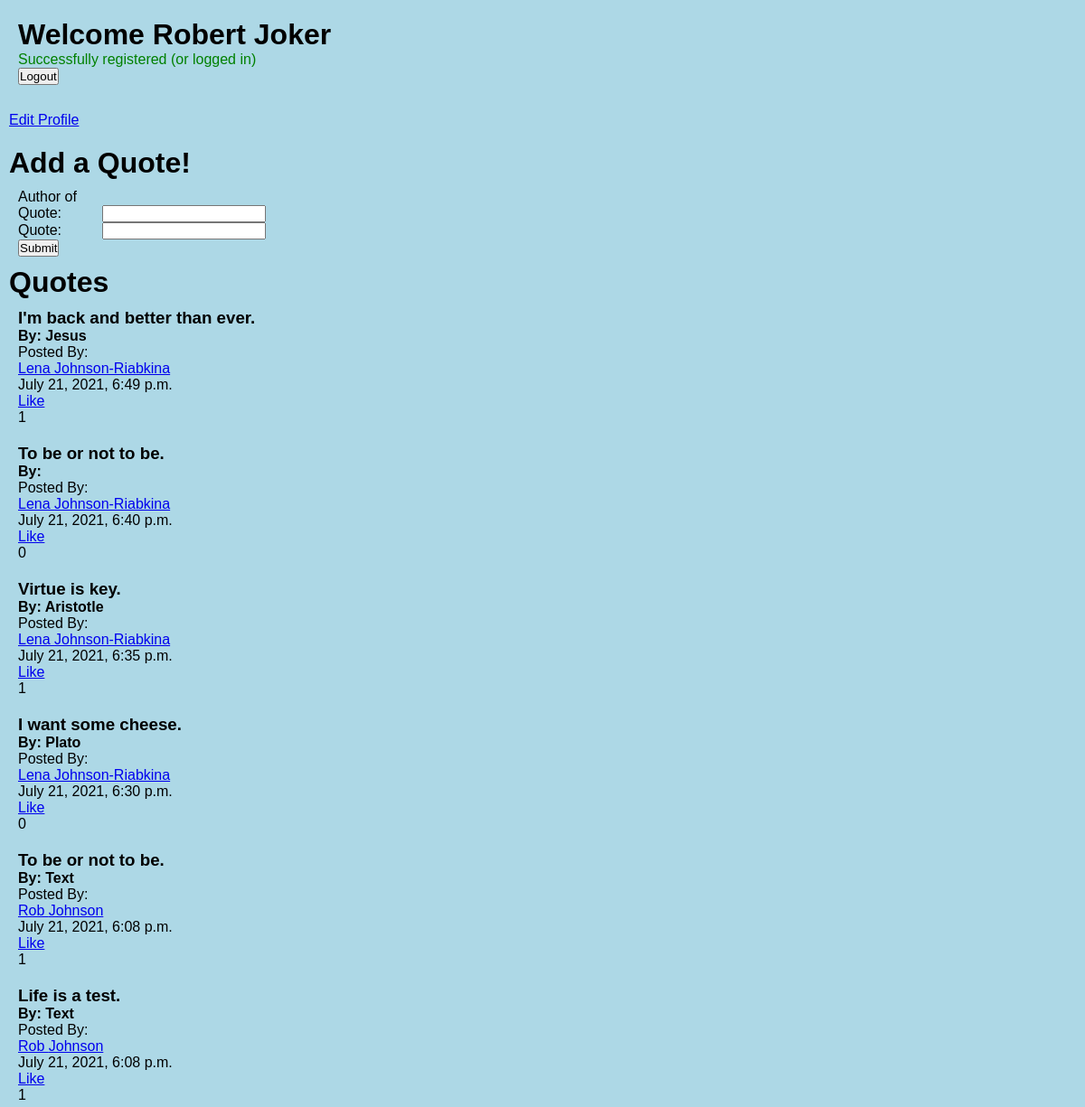
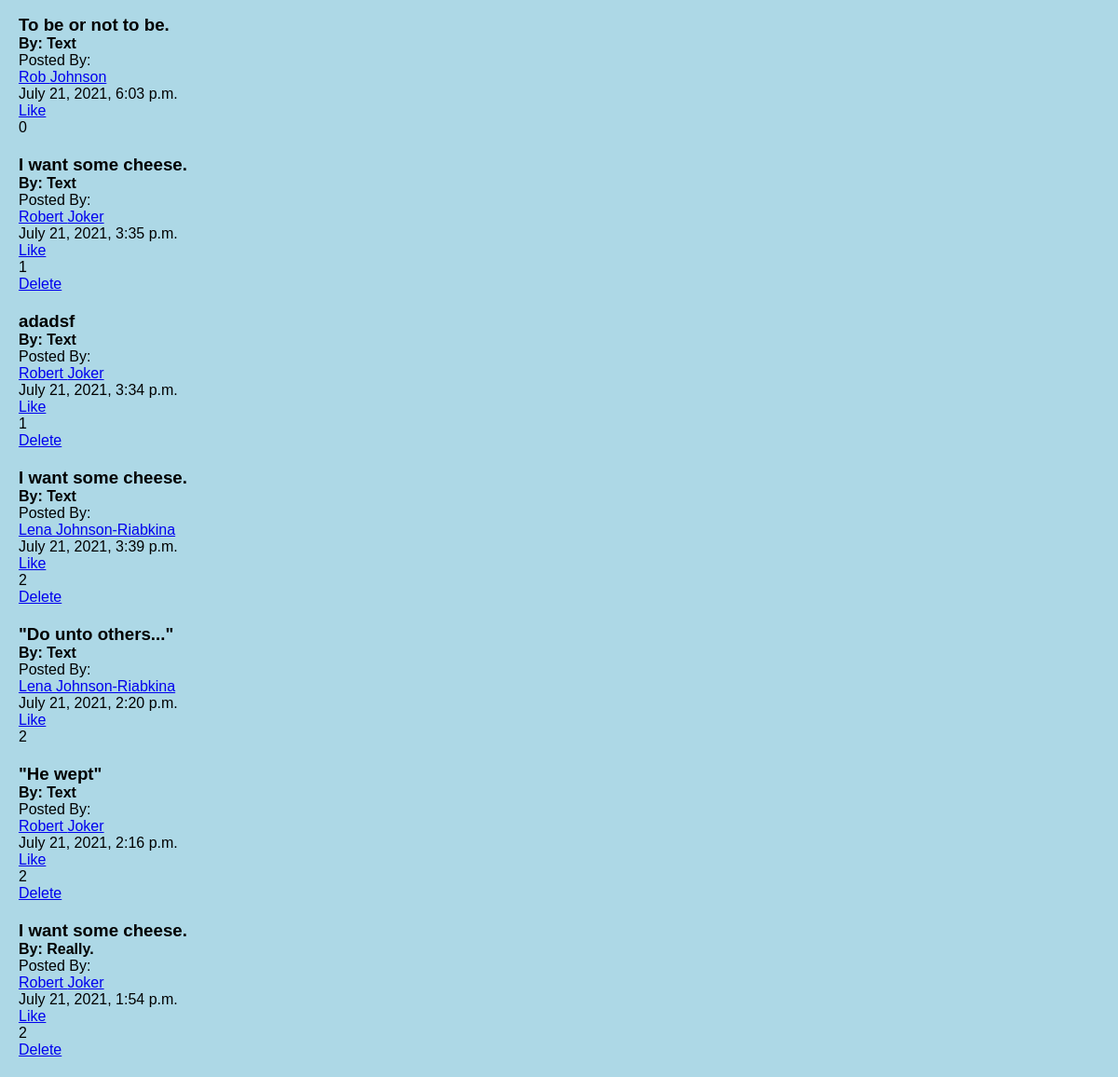
The app's page /success (signed in) with its own data (2 pictures, top to bottom).
### QuotesApp/models.py (models this page shows)
class User(models.Model):
    first_name = models.CharField(max_length=255, default='Robert')
    last_name = models.CharField(max_length=255, default='Johnson')
    email = models.CharField(max_length=255, default='kuyperhouse@gmail.com')
    password = models.CharField(max_length=255)
    created_at = models.DateTimeField(auto_now_add=True)
    updated_at = models.DateTimeField(auto_now=True)
    objects = UserManager()

class Books(models.Model):
    message = models.CharField(max_length=255)
    description = models.CharField(max_length=255, default="Text")
    poster =models.ForeignKey(User, related_name="user_messages", on_delete=models.CASCADE)
    users_who_like = models.ManyToManyField(User, related_name="liked_books")
    granted_wish =models.BooleanField(default=False)
    user_who_grants = models.ForeignKey(User, related_name="wish_granted", on_delete=models.CASCADE, null=True)
    created_at = models.DateTimeField(auto_now_add=True)
    updated_at = models.DateTimeField(auto_now=True)
    objects = MessageManager()

### QuotesApp/views.py (the view)
# urls.py: path('success', views.success),
def success(request):
    if 'user_id' not in request.session:
        return redirect('/')
    this_user = User.objects.filter(id=request.session['user_id'])
    context = {
        'user': this_user[0],
        'wall_messages' : Books.objects.all(),
        'current_user': User.objects.get(id=request.session['user_id']),
        'how_many' : Books.objects.filter(granted_wish=True).count,
        'how_many2' : Books.objects.filter(user_who_grants=request.session['user_id']).count,
        'how_many3' : Books.objects.filter(granted_wish=False).count,
    }
    return render(request, 'success.html', context)

### QuotesApp/templates/success.html (shortened to what this page needs)
<!DOCTYPE html>
<html lang="en">
<head>
    {% load static %}
    <link rel="stylesheet" href="{% static '/css/style.css' %}">
</head>
<body>
    <div class="wrapper">
        <h1>Welcome {{user.first_name}} {{user.last_name}}</h1>
        {% if request.session.user_id %}
        <p class='green'>Successfully registered (or logged in)</p>
        {% endif %}
        <a href="/logout"><button>Logout</button></a>
    </div>
<div>
    <a href="/edit/{{user.id}}" role="button" class="btn btn-danger">Edit Profile</a>
</div>
<div>
<h1>Add a Quote!</h1>
<form action="/post_title" method="post">
    <div class="form-group">
        <label for="title">Author of Quote:</label>
        <input type="text" class="form-control" name="description">
        <label for="title">Quote:</label>
        <input type="text" class="form-control" name="message">
    <button type="submit" class="btn btn-primary">Submit</button>
</form>
</div>
    <h1>Quotes</h1>
    {% for wish in wall_messages reversed %}
        <div class='one_post'>
                <h3>{{wish.message}}</h3>
                <h4>By: {{wish.description}}</h4>
                <p>Posted By:</p><a href="/quote_page/{{wish.poster.id}}">{{wish.poster.first_name}} {{wish.poster.last_name}}</a>
                <p>{{wish.updated_at}}</p>
                <a href="/like_message1/{{wish.id}}">Like</a>
                <p>{{wish.users_who_like.count}}</p>
                {% if current_user.id == wish.user_who_grants.id %}
                <a href="/delete_message/{{wish.id}}">Delete</a>
                {% endif %}
        </div>
        {% endfor %}
</body>
</html>

### QuotesApp/static/css/style.css (style rules this page uses)
* { padding: 0; margin: 0; font-family: sans-serif; }
.wrapper { padding: 20px; }
div { padding: 10px; }
body { background-color: lightblue }
.form-control { width: 60%; }
label { width: 30%; }
.form-group { width: 25%; }
.form-group>* { display: inline-block; }
.green { color: green; }

### records on screen
User: first_name "Robert", last_name "Joker"
Books: message "I'm back and better than ever.", description "Jesus", poster.first_name "Lena", poster.last_name "Johnson-Riabkina", updated_at "July 21, 2021, 6:49 p.m.", users_who_like.count "1"
Books: message "To be or not to be.", poster.first_name "Lena", poster.last_name "Johnson-Riabkina", updated_at "July 21, 2021, 6:40 p.m.", users_who_like.count "0"
Books: message "Virtue is key.", description "Aristotle", poster.first_name "Lena", poster.last_name "Johnson-Riabkina", updated_at "July 21, 2021, 6:35 p.m.", users_who_like.count "1"
Books: message "I want some cheese.", description "Plato", poster.first_name "Lena", poster.last_name "Johnson-Riabkina", updated_at "July 21, 2021, 6:30 p.m.", users_who_like.count "0"
Books: message "To be or not to be.", description "Text", poster.first_name "Rob", poster.last_name "Johnson", updated_at "July 21, 2021, 6:08 p.m.", users_who_like.count "1"
Books: message "Life is a test.", description "Text", poster.first_name "Rob", poster.last_name "Johnson", updated_at "July 21, 2021, 6:08 p.m.", users_who_like.count "1"
Books: message "To be or not to be.", description "Text", poster.first_name "Rob", poster.last_name "Johnson", updated_at "July 21, 2021, 6:03 p.m.", users_who_like.count "0"
Books: message "I want some cheese.", description "Text", poster.first_name "Robert", poster.last_name "Joker", updated_at "July 21, 2021, 3:35 p.m.", users_who_like.count "1"
Books: message "adadsf", description "Text", poster.first_name "Robert", poster.last_name "Joker", updated_at "July 21, 2021, 3:34 p.m.", users_who_like.count "1"
Books: message "I want some cheese.", description "Text", poster.first_name "Lena", poster.last_name "Johnson-Riabkina", updated_at "July 21, 2021, 3:39 p.m.", users_who_like.count "2"
Books: message "\"Do unto others...\"", description "Text", poster.first_name "Lena", poster.last_name "Johnson-Riabkina", updated_at "July 21, 2021, 2:20 p.m.", users_who_like.count "2"
Books: message "\"He wept\"", description "Text", poster.first_name "Robert", poster.last_name "Joker", updated_at "July 21, 2021, 2:16 p.m.", users_who_like.count "2"
Books: message "I want some cheese.", description "Really.", poster.first_name "Robert", poster.last_name "Joker", updated_at "July 21, 2021, 1:54 p.m.", users_who_like.count "2"
